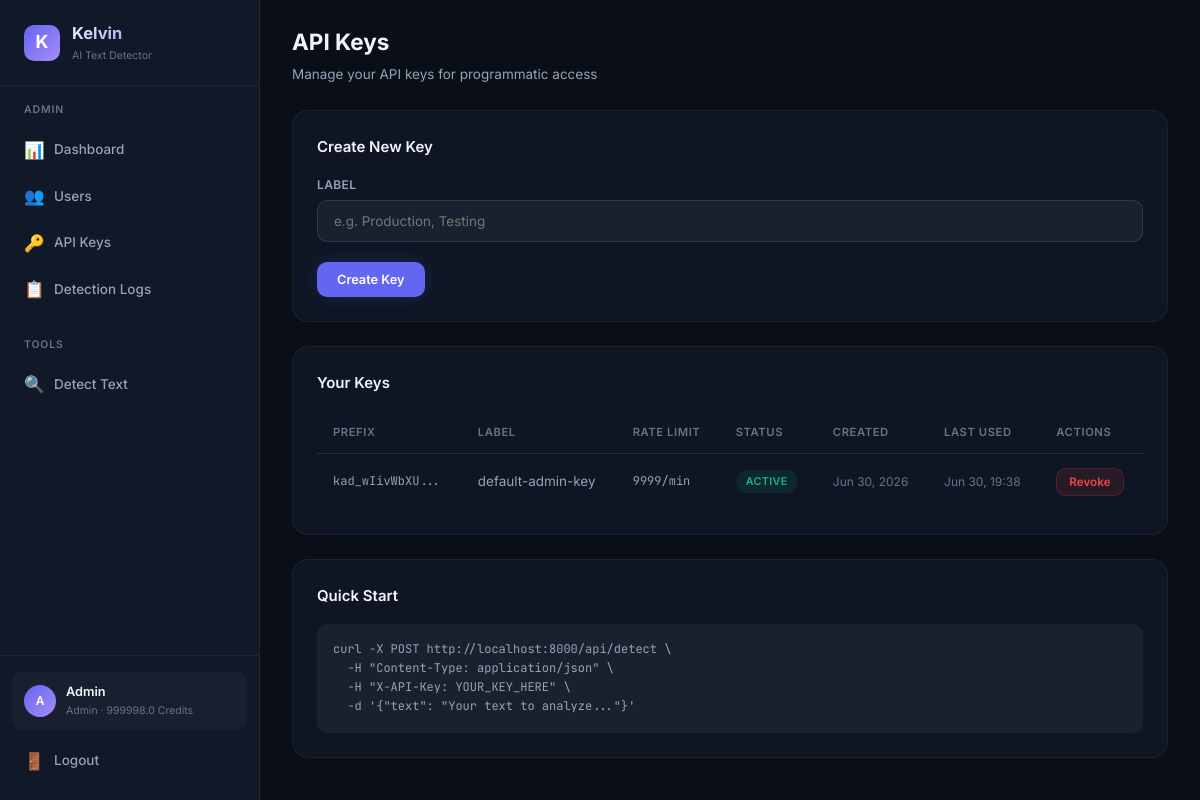
/dashboard/keys (signed in), run on an earlier commit of the app's database.
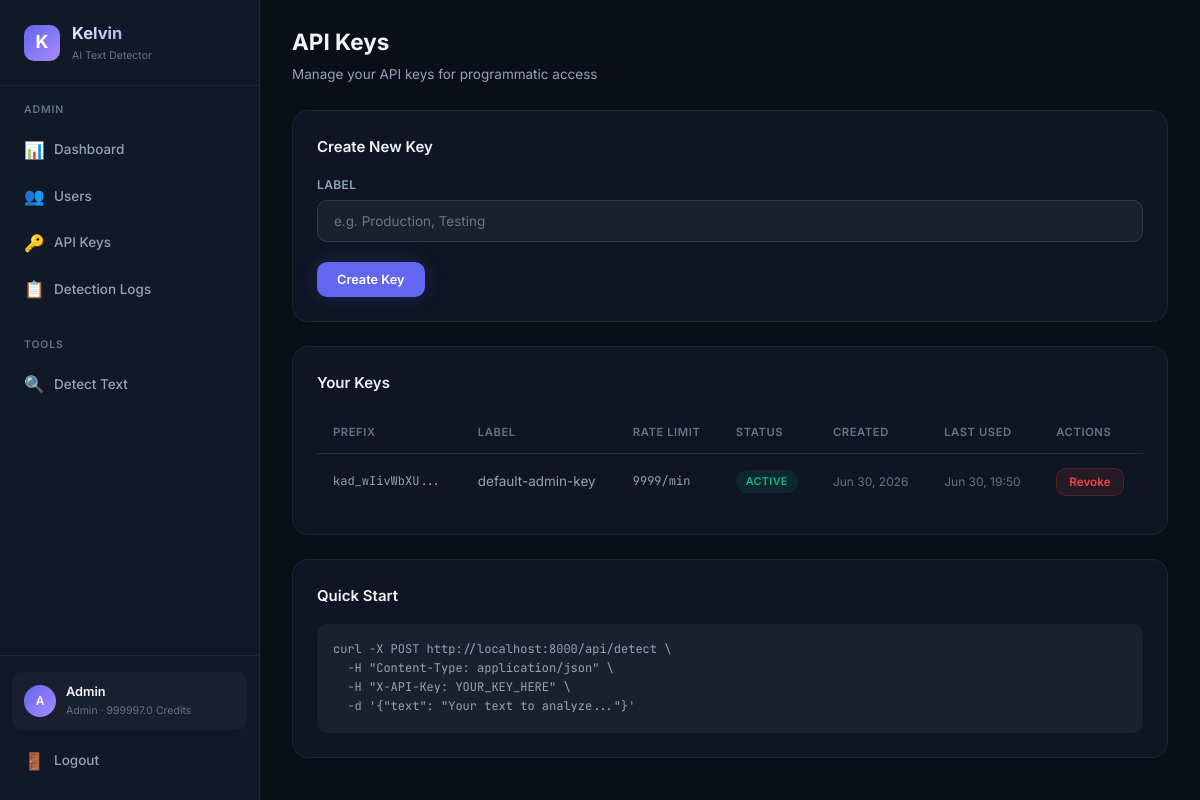
And on a later commit of the database.
### database.py (models this page shows, shortened)
class User(Base):
    __tablename__ = "users"
    id = Column(Integer, primary_key=True, autoincrement=True)
    email = Column(String(255), unique=True, nullable=False, index=True)
    password_hash = Column(String(255), nullable=False)
    display_name = Column(String(100), nullable=False)
    role = Column(String(20), nullable=False, default="user")  # "admin" or "user"
    balance = Column(Float, nullable=False, default=100.0)
    is_active = Column(Boolean, nullable=False, default=True)
    created_at = Column(DateTime, nullable=False, default=datetime.utcnow)
    api_keys = relationship("APIKeyRecord", back_populates="user", lazy="dynamic")
    detection_logs = relationship("DetectionLog", back_populates="user", lazy="dynamic")
    transactions = relationship("BalanceTransaction", back_populates="user", lazy="dynamic")

class APIKeyRecord(Base):
    __tablename__ = "api_keys"
    id = Column(Integer, primary_key=True, autoincrement=True)
    user_id = Column(Integer, ForeignKey("users.id"), nullable=False, index=True)
    key_hash = Column(String(64), unique=True, nullable=False, index=True)
    key_prefix = Column(String(12), nullable=False)  # first 12 chars for display
    label = Column(String(100), nullable=False)
    rate_limit = Column(Integer, nullable=False, default=60)  # requests per minute
    is_revoked = Column(Boolean, nullable=False, default=False)
    created_at = Column(DateTime, nullable=False, default=datetime.utcnow)
    last_used_at = Column(DateTime, nullable=True)
    user = relationship("User", back_populates="api_keys")
    detection_logs = relationship("DetectionLog", back_populates="api_key", lazy="dynamic")

### detect-ai.py (the view)
@app.get("/dashboard/keys", response_class=HTMLResponse)
async def user_keys_page(request: Request, db: Session = Depends(get_db_session)):
    user = _require_web_user(request, db)
    keys = db.query(APIKeyRecord).filter(APIKeyRecord.user_id == user.id).order_by(desc(APIKeyRecord.created_at)).all()
    return _render(request, db, "user/keys.html", keys=keys)

### templates/user/keys.html (shortened to what this page needs)
{% extends "base.html" %}
{% set active_page = 'user-keys' %}
{% block page_header %}
<div class="page-header">
    <h2>API Keys</h2>
    <p>Manage your API keys for programmatic access</p>
</div>
{% endblock %}
{% block content %}
<div class="card mb-24">
    <div class="card-header">
        <h3>Create New Key</h3>
    </div>
    <form method="POST" action="/dashboard/keys/create">
        <div class="form-row">
            <div class="form-group">
                <label for="label">Label</label>
                <input type="text" id="label" name="label" class="form-input" required
                       placeholder="e.g. Production, Testing" maxlength="100">
            </div>
        </div>
        <button type="submit" class="btn btn-primary">Create Key</button>
    </form>
</div>
<div class="card">
    <div class="card-header">
        <h3>Your Keys</h3>
    </div>
    {% if keys %}
    <div class="table-container">
        <table>
            <thead>
                <tr>
                    <th>Prefix</th>
                    <th>Label</th>
                    <th>Rate Limit</th>
                    <th>Status</th>
                    <th>Created</th>
                    <th>Last Used</th>
                    <th>Actions</th>
                </tr>
            </thead>
            <tbody>
                {% for key in keys %}
                <tr>
                    <td class="text-mono text-sm">{{ key.key_prefix }}...</td>
                    <td>{{ key.label }}</td>
                    <td class="text-mono text-sm">{{ key.rate_limit }}/min</td>
                    <td>
                        {% if key.is_revoked %}
                        <span class="badge badge-red">Revoked</span>
                        {% else %}
                        <span class="badge badge-green">Active</span>
                        {% endif %}
                    </td>
                    <td class="text-sm text-muted">{{ key.created_at.strftime('%b %d, %Y') if key.created_at else '—' }}</td>
                    <td class="text-sm text-muted">{{ key.last_used_at.strftime('%b %d, %H:%M') if key.last_used_at else 'Never' }}</td>
                    <td>
                        {% if not key.is_revoked %}
                        <form method="POST" action="/dashboard/keys/{{ key.id }}/delete"
                              onsubmit="return confirm('Revoke this key? This cannot be undone.')">
                            <button type="submit" class="btn btn-danger btn-sm">Revoke</button>
                        </form>
                        {% endif %}
                    </td>
                </tr>
                {% endfor %}
            </tbody>
        </table>
    </div>
    {% else %}
    <div class="empty-state">
        <div class="empty-icon">🔑</div>
        <h3>No API keys yet</h3>
        <p>Create a key above to start using the API programmatically.</p>
    </div>
    {% endif %}
</div>
<div class="card mt-24">
    <div class="card-header">
        <h3>Quick Start</h3>
    </div>
    <pre style="background: var(--bg-input); padding: 16px; border-radius: var(--radius-md); font-family: 'JetBrains Mono', monospace; font-size: 0.8rem; overflow-x: auto; color: var(--text-secondary);">curl -X POST http://localhost:8000/api/detect \
  -H "Content-Type: application/json" \
  -H "X-API-Key: YOUR_KEY_HERE" \
  -d '{"text": "Your text to analyze..."}'</pre>
</div>
{% endblock %}

### templates/base.html (shortened to what this page needs)
<!DOCTYPE html>
<html lang="en">
<head>
    <link rel="stylesheet" href="/static/css/style.css">
</head>
<body>
    {% block body %}
    <div class="app-layout">
        <aside class="sidebar">
            <div class="sidebar-brand">
                <div class="brand-icon">K</div>
                <div>
                    <h1>Kelvin</h1>
                    <div class="brand-version">AI Text Detector</div>
                </div>
            </div>
            <nav class="sidebar-nav">
                {% if user and user.role == 'admin' %}
                <div class="nav-section">
                    <div class="nav-section-title">Admin</div>
                    <a href="/admin/dashboard" class="nav-link {% if active_page == 'admin-dashboard' %}active{% endif %}">
                        <span class="nav-icon">📊</span> Dashboard
                    </a>
                    <a href="/admin/users" class="nav-link {% if active_page == 'admin-users' %}active{% endif %}">
                        <span class="nav-icon">👥</span> Users
                    </a>
                    <a href="/admin/keys" class="nav-link {% if active_page == 'admin-keys' %}active{% endif %}">
                        <span class="nav-icon">🔑</span> API Keys
                    </a>
                    <a href="/admin/logs" class="nav-link {% if active_page == 'admin-logs' %}active{% endif %}">
                        <span class="nav-icon">📋</span> Detection Logs
                    </a>
                </div>
                <div class="nav-section">
                    <div class="nav-section-title">Tools</div>
                    <a href="/dashboard/detect" class="nav-link {% if active_page == 'detect' %}active{% endif %}">
                        <span class="nav-icon">🔍</span> Detect Text
                    </a>
                </div>
                {% endif %}
            </nav>
            {% if user %}
            <div class="sidebar-footer">
                <div class="sidebar-user">
                    <div class="user-avatar">{{ user.display_name[0] | upper }}</div>
                    <div class="user-info">
                        <div class="user-name">{{ user.display_name }}</div>
                        <div class="user-role">{{ user.role }} · {{ user.balance | round(1) }} credits</div>
                    </div>
                </div>
                <a href="/logout" class="nav-link" style="margin-top: 8px;">
                    <span class="nav-icon">🚪</span> Logout
                </a>
            </div>
            {% endif %}
        </aside>
        <main class="main-content">
            {% block page_header %}{% endblock %}
            <div class="page-body">
                {% block content %}{% endblock %}
            </div>
        </main>
    </div>
    {% endblock %}
</body>
</html>

What changed in the data, as far as the page shows it:
changed User "Admin": balance "999998.0" → "999997.0"
changed APIKeyRecord "default-admin-key": last_used_at "Jun 30, 19:38" → "Jun 30, 19:50"
